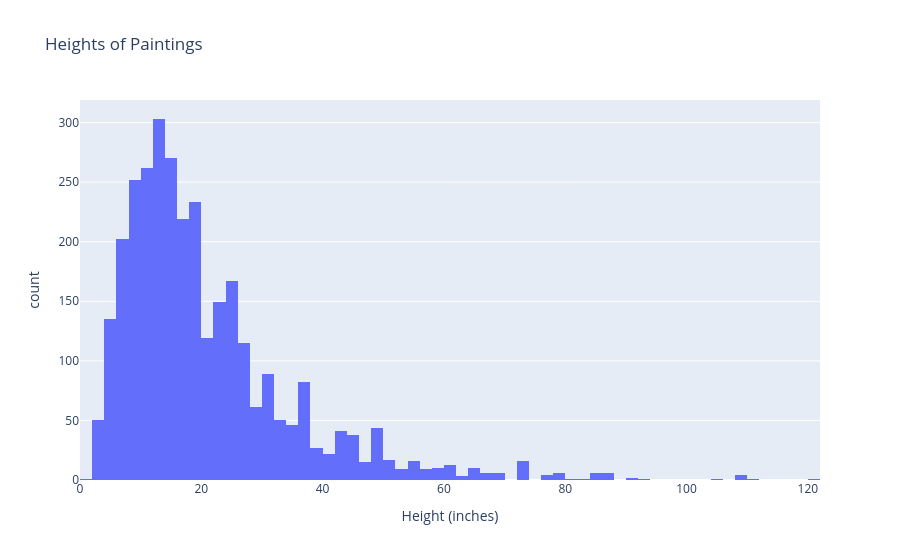

Here is the notebook cell this chart was saved with:
### Code cell
height_histo = px.histogram(
    DF,
    x='Height_in',
    title='Heights of Paintings'
)
height_histo.update_layout(
    xaxis_title='Height (inches)',
)
height_histo.show()

### Figure 1 — Plotly figure (JSON) as saved in the notebook; plotly's stock layout.template omitted (floating-point values rounded to 4 significant figures; data arrays with more than 128 entries replaced by an {"elided": "..."} marker saying what was removed)
{"data": [{"bingroup": "x", "hovertemplate": "Height_in=%{x}<br>count=%{y}<extra></extra>", "legendgroup": "", "marker": {"color": "#636efa", "pattern": {"shape": ""}}, "name": "", "orientation": "v", "showlegend": false, "type": "histogram", "x": {"elided": "3393 float values"}, "xaxis": "x", "yaxis": "y"}], "layout": {"barmode": "relative", "legend": {"tracegroupgap": 0}, "title": {"text": "Heights of Paintings"}, "xaxis": {"anchor": "y", "domain": [0, 1], "title": {"text": "Height (inches)"}}, "yaxis": {"anchor": "x", "domain": [0, 1], "title": {"text": "count"}}}}
